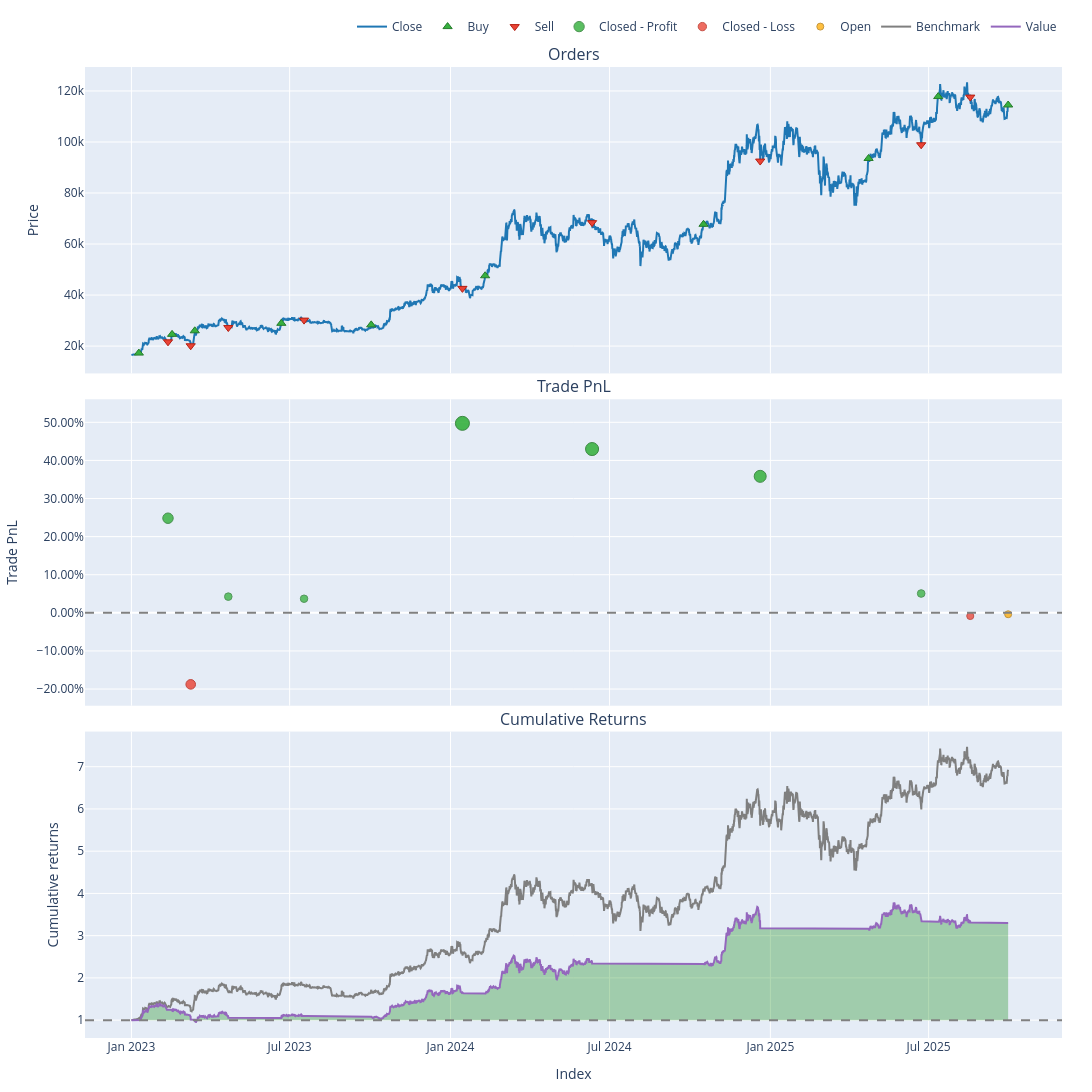

Source (notebook cell):
### Code cell
pf.plot(width=1600, height=1500).show()

### Figure 1 — Plotly figure (JSON) as saved in the notebook; plotly's stock layout.template omitted (floating-point values rounded to 4 significant figures; data arrays with more than 128 entries replaced by an {"elided": "..."} marker saying what was removed)
{"data": [{"line": {"color": "#1f77b4"}, "name": "Close", "showlegend": true, "x": {"elided": "6019 str values"}, "type": "scatter", "uid": "b4f5894b-0149-479b-8e83-f16ebca139af", "xaxis": "x", "yaxis": "y", "y": {"elided": "6019 float values"}, "legendgroup": "0"}, {"customdata": [[0.0, 0.05776, 3.239], [2.0, 0.05057, 4.041], [4.0, 0.0389, 3.285], [6.0, 0.03644, 3.425], [8.0, 0.03859, 3.551], [10.0, 0.03436, 5.311], [12.0, 0.03446, 7.587], [14.0, 0.03387, 10.3], [16.0, 0.02825, 10.82], [18.0, 0.02883, 10.73]], "hovertemplate": "Order Id: %{customdata[0]}<br>Timestamp: %{x}<br>Price: %{y}<br>Size: %{customdata[1]:.6f}<br>Fees: %{customdata[2]:.6f}", "marker": {"color": "#37B13F", "line": {"color": "rgb(38,123,44)", "width": 1}, "size": 8, "symbol": "triangle-up"}, "mode": "markers", "name": "Buy", "x": ["2023-01-09T12:00:00+00:00", "2023-02-16T12:00:00+00:00", "2023-03-14T12:00:00+00:00", "2023-06-21T12:00:00+00:00", "2023-10-02T08:00:00+00:00", "2024-02-09T16:00:00+00:00", "2024-10-16T12:00:00+00:00", "2025-04-23T08:00:00+00:00", "2025-07-12T00:00:00+00:00", "2025-09-30T00:00:00+00:00"], "y": [17260.0, 24590.0, 25990.0, 28910.0, 28320.0, 47560.0, 67730.0, 93530.0, 117800.0, 114500.0], "type": "scatter", "uid": "7212bd7d-a81f-4298-936c-91c21e43b40d", "xaxis": "x", "yaxis": "y", "legendgroup": "1"}, {"customdata": [[1.0, 0.05776, 4.068], [3.0, 0.05057, 3.307], [5.0, 0.0389, 3.447], [7.0, 0.03644, 3.574], [9.0, 0.03859, 5.346], [11.0, 0.03436, 7.636], [13.0, 0.03446, 10.36], [15.0, 0.03387, 10.89], [17.0, 0.02825, 10.8]], "hovertemplate": "Order Id: %{customdata[0]}<br>Timestamp: %{x}<br>Price: %{y}<br>Size: %{customdata[1]:.6f}<br>Fees: %{customdata[2]:.6f}", "marker": {"color": "#EA4335", "line": {"color": "rgb(181,31,18)", "width": 1}, "size": 8, "symbol": "triangle-down"}, "mode": "markers", "name": "Sell", "x": ["2023-02-11T20:00:00+00:00", "2023-03-09T20:00:00+00:00", "2023-04-21T20:00:00+00:00", "2023-07-17T12:00:00+00:00", "2024-01-14T16:00:00+00:00", "2024-06-11T00:00:00+00:00", "2024-12-20T08:00:00+00:00", "2025-06-22T12:00:00+00:00", "2025-08-17T16:00:00+00:00"], "y": [21670.0, 20120.0, 27270.0, 30180.0, 42630.0, 68390.0, 92520.0, 98900.0, 117600.0], "type": "scatter", "uid": "d21f0510-6626-4b26-96b0-daa9182fdd34", "xaxis": "x", "yaxis": "y", "legendgroup": "2"}, {"customdata": [[0.0, 0.0, 247.6, 0.2484], [2.0, 2.0, 43.0, 0.04253], [3.0, 3.0, 39.05, 0.03706], [4.0, 4.0, 543.3, 0.4972], [5.0, 5.0, 702.5, 0.4299], [6.0, 6.0, 836.3, 0.3582], [7.0, 7.0, 160.7, 0.05072]], "hovertemplate": "Exit Trade Id: %{customdata[0]}<br>Position Id: %{customdata[1]}<br>Exit Timestamp: %{x}<br>PnL: %{customdata[2]:.6f}<br>Return: %{customdata[3]:.2%}", "marker": {"color": "#37B13F", "line": {"color": "rgb(38,123,44)", "width": 1}, "opacity": [0.8244, 0.7618, 0.7601, 0.9, 0.8795, 0.8577, 0.7643], "size": [10.47, 7.55, 7.473, 14.0, 13.04, 12.03, 7.666], "symbol": "circle"}, "mode": "markers", "name": "Closed - Profit", "x": ["2023-02-11T20:00:00+00:00", "2023-04-21T20:00:00+00:00", "2023-07-17T12:00:00+00:00", "2024-01-14T16:00:00+00:00", "2024-06-11T00:00:00+00:00", "2024-12-20T08:00:00+00:00", "2025-06-22T12:00:00+00:00"], "y": [0.2484, 0.04253, 0.03706, 0.4972, 0.4299, 0.3582, 0.05072], "type": "scatter", "uid": "0f6d0f24-d627-414e-bbee-0f5a502ed560", "xaxis": "x2", "yaxis": "y2", "legendgroup": "3"}, {"customdata": [[1.0, 1.0, -233.4, -0.1877], [8.0, 8.0, -27.77, -0.008345]], "hovertemplate": "Exit Trade Id: %{customdata[0]}<br>Position Id: %{customdata[1]}<br>Exit Timestamp: %{x}<br>PnL: %{customdata[2]:.6f}<br>Return: %{customdata[3]:.2%}", "marker": {"color": "#EA4335", "line": {"color": "rgb(181,31,18)", "width": 1}, "opacity": [0.8059, 0.7514], "size": [9.609, 7.065], "symbol": "circle"}, "mode": "markers", "name": "Closed - Loss", "x": ["2023-03-09T20:00:00+00:00", "2025-08-17T16:00:00+00:00"], "y": [-0.1877, -0.008345], "type": "scatter", "uid": "13266457-765c-4fcb-99f2-a36a86b404b8", "xaxis": "x2", "yaxis": "y2", "legendgroup": "4"}, {"customdata": [[9.0, 9.0, -12.38, -0.00375]], "hovertemplate": "Exit Trade Id: %{customdata[0]}<br>Position Id: %{customdata[1]}<br>Exit Timestamp: %{x}<br>PnL: %{customdata[2]:.6f}<br>Return: %{customdata[3]:.2%}", "marker": {"color": "#FFAA00", "line": {"color": "rgb(178,118,0)", "width": 1}, "opacity": [0.75], "size": [7.0], "symbol": "circle"}, "mode": "markers", "name": "Open", "x": ["2025-09-30T00:00:00+00:00"], "y": [-0.00375], "type": "scatter", "uid": "7b7129f2-9a0f-477e-b20d-807344597405", "xaxis": "x2", "yaxis": "y2", "legendgroup": "5"}, {"line": {"color": "#7f7f7f"}, "name": "Benchmark", "showlegend": true, "x": {"elided": "6019 str values"}, "type": "scatter", "uid": "56800d06-23b8-4dea-824f-60bab7a9dee1", "xaxis": "x3", "yaxis": "y3", "y": {"elided": "6019 float values"}, "legendgroup": "6"}, {"hoverinfo": "skip", "line": {"color": "rgba(0, 0, 0, 0)", "width": 0}, "opacity": 0, "showlegend": false, "x": {"elided": "6019 str values"}, "type": "scatter", "uid": "5af84c61-b13a-4e6c-adda-b2a11d3f1d1a", "xaxis": "x3", "yaxis": "y3", "y": {"elided": "6019 int values"}, "legendgroup": "7"}, {"connectgaps": false, "fill": "tonexty", "fillcolor": "rgba(0, 128, 0, 0.3)", "hoverinfo": "skip", "line": {"color": "rgba(0, 0, 0, 0)", "width": 0}, "opacity": 0, "showlegend": false, "x": {"elided": "6019 str values"}, "type": "scatter", "uid": "73fa1c2f-782c-4f5f-b743-219427d42c4e", "xaxis": "x3", "yaxis": "y3", "y": {"elided": "6019 float values"}, "legendgroup": "7"}, {"hoverinfo": "skip", "line": {"color": "rgba(0, 0, 0, 0)", "width": 0}, "opacity": 0, "showlegend": false, "x": {"elided": "6019 str values"}, "type": "scatter", "uid": "473fa64e-79f9-4f17-b105-b8179ca6f297", "xaxis": "x3", "yaxis": "y3", "y": {"elided": "6019 int values"}, "legendgroup": "7"}, {"connectgaps": false, "fill": "tonexty", "fillcolor": "rgba(255, 0, 0, 0.3)", "hoverinfo": "skip", "line": {"color": "rgba(0, 0, 0, 0)", "width": 0}, "opacity": 0, "showlegend": false, "x": {"elided": "6019 str values"}, "type": "scatter", "uid": "9262148d-d30a-45f4-911d-953da879946a", "xaxis": "x3", "yaxis": "y3", "y": {"elided": "6019 float values"}, "legendgroup": "7"}, {"line": {"color": "#9467bd"}, "name": "Value", "showlegend": true, "x": {"elided": "6019 str values"}, "type": "scatter", "uid": "431cffd7-585b-4dd2-af67-30871589d7db", "xaxis": "x3", "yaxis": "y3", "y": {"elided": "6019 float values"}, "legendgroup": "8"}, {"hoverinfo": "skip", "line": {"color": "rgba(0, 0, 0, 0)", "width": 0}, "opacity": 0.0, "showlegend": false, "x": {"elided": "6019 str values"}, "type": "scatter", "uid": "91948aa5-8d88-4f90-84b0-96c4375ac591", "xaxis": "x3", "yaxis": "y3", "y": {"elided": "6019 int values"}, "legendgroup": "7"}], "layout": {"annotations": [{"font": {"size": 16}, "showarrow": false, "text": "Orders", "x": 0.5, "xanchor": "center", "xref": "paper", "y": 1.0, "yanchor": "bottom", "yref": "paper"}, {"font": {"size": 16}, "showarrow": false, "text": "Trade PnL", "x": 0.5, "xanchor": "center", "xref": "paper", "y": 0.6578, "yanchor": "bottom", "yref": "paper"}, {"font": {"size": 16}, "showarrow": false, "text": "Cumulative Returns", "x": 0.5, "xanchor": "center", "xref": "paper", "y": 0.3156, "yanchor": "bottom", "yref": "paper"}], "xaxis": {"anchor": "y", "domain": [0.0, 1.0], "matches": "x3", "showticklabels": false}, "yaxis": {"anchor": "x", "domain": [0.6844, 1.0], "title": {"text": "Price"}}, "xaxis2": {"anchor": "y2", "domain": [0.0, 1.0], "matches": "x3", "showticklabels": false}, "yaxis2": {"anchor": "x2", "domain": [0.3422, 0.6578], "tickformat": ".2%", "title": {"text": "Trade PnL"}}, "xaxis3": {"anchor": "y3", "domain": [0.0, 1.0], "title": {"text": "Index"}}, "yaxis3": {"anchor": "x3", "domain": [0.0, 0.3156], "title": {"text": "Cumulative returns"}}, "margin": {"t": 30, "b": 30, "l": 30, "r": 30}, "legend": {"orientation": "h", "yanchor": "bottom", "y": 1.027, "xanchor": "right", "x": 1, "traceorder": "normal"}, "width": 1600, "height": 1500, "showlegend": true, "shapes": [{"line": {"color": "gray", "dash": "dash"}, "type": "line", "x0": 0.0, "x1": 1.0, "xref": "paper", "y0": 0, "y1": 0, "yref": "y2"}, {"line": {"color": "gray", "dash": "dash"}, "type": "line", "x0": 0.0, "x1": 1.0, "xref": "paper", "y0": 1, "y1": 1, "yref": "y3"}]}}
